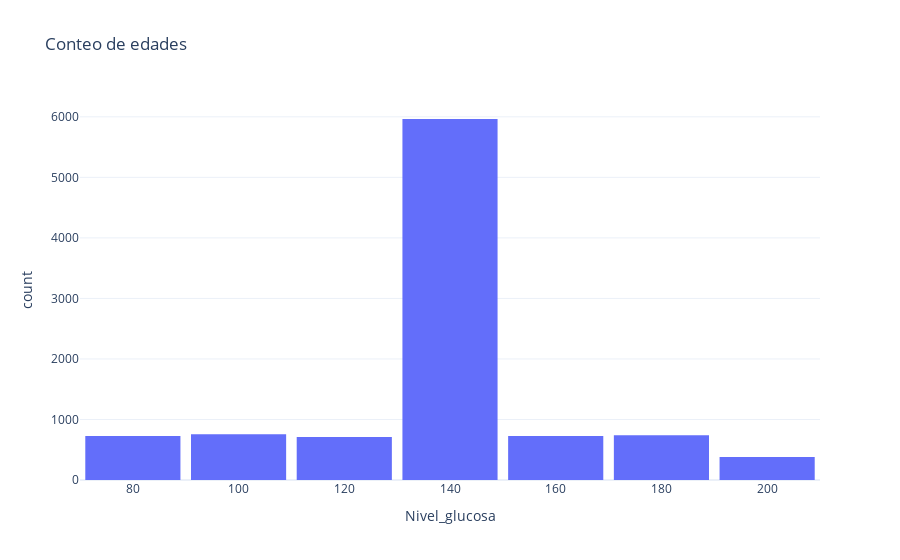

This figure's notebook cell:
### Code cell
#Graficar histograma en plotly
fig2=px.histogram(df,x="Nivel_glucosa",nbins=10,title="Conteo de edades")
fig2.update_layout(bargap=0.1,template="plotly_white")
fig2.show()

### Figure 1 — Plotly figure (JSON) as saved in the notebook; plotly's stock layout.template omitted (floating-point values rounded to 4 significant figures; data arrays with more than 128 entries replaced by an {"elided": "..."} marker saying what was removed)
{"data": [{"alignmentgroup": "True", "bingroup": "x", "hovertemplate": "Nivel_glucosa=%{x}<br>count=%{y}<extra></extra>", "legendgroup": "", "marker": {"color": "#636efa", "pattern": {"shape": ""}}, "name": "", "nbinsx": 10, "offsetgroup": "", "orientation": "v", "showlegend": false, "type": "histogram", "x": {"elided": "10000 float values"}, "xaxis": "x", "yaxis": "y"}], "layout": {"bargap": 0.1, "barmode": "relative", "legend": {"tracegroupgap": 0}, "title": {"text": "Conteo de edades"}, "xaxis": {"anchor": "y", "domain": [0, 1], "title": {"text": "Nivel_glucosa"}}, "yaxis": {"anchor": "x", "domain": [0, 1], "title": {"text": "count"}}}}
